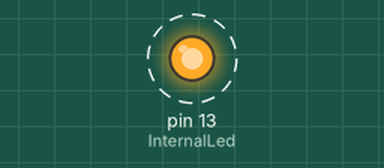
Bench run of a sketch on a simulated Arduino Uno, built with avr-gcc and run on an emulated ATmega328P. Shown: output pins drawn as LEDs (lit = HIGH). Dashed ring = blinking.

Above: at 0.5 s.
Timing chart, 0 to 4.6 s (numbered marks = the images above):
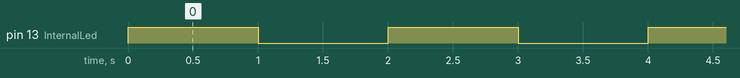

Measured:
- by itself, pin 13 (InternalLed): alternates HIGH for 1.0 s and LOW for 1.0 s

The sketch:

internal_led.ino
```cpp
// (licence header left out)
// Mapeamento de pinos
const int InternalLed = 13; ///< O pino conectado ao led interno

/**
 * A função setup do Arduino usada para configuração e configurar tarefas.
 */
void setup()
{
    /**
     * Determina a porta conectada ao InternalLed e o modo de operação para os LEDs
     * pinMode(porta, modo);
     * modo --> INPUT = Entrada de dados | OUTPUT = Saída de dados
     */
    pinMode(InternalLed, OUTPUT);
} // Fecha a função setup()

/**
 * A função de loop do Arduino usada para repetição de tarefas em loop.
 * loop() --> A função irá executar em repetição infinita logo após a função setup()
 */
void loop()
{
    /**
     * Acende o led
     * digitalWrite(porta, sinal);
     * sinal --> HIGH = Liga o LED | LOW = Desliga o LED
     */
    digitalWrite(InternalLed, HIGH);

    /**
     * Aguarda um intervalo de tempo em milissegundos antes de prosseguir para a próxima função
     * delay(milissegundos);
     */
    delay(1000);

    /**
     * Apaga o led
     * digitalWrite(porta, sinal);
     * sinal --> HIGH = Liga o LED | LOW = Desliga o LED
     */
    digitalWrite(InternalLed, LOW);

    /**
     * Aguarda um intervalo de tempo em milissegundos antes de prosseguir para a próxima função
     * delay(milissegundos);
     */
    delay(1000);
} // Fecha a função void loop()
```
